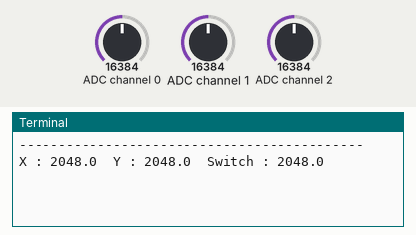
A program run on a simulated Raspberry Pi (header pin numbers). Parts: the last lines printed to the terminal. The inputs (shaded band) are chosen by the test bench; at power-on: ADC channel 0 = 16384, ADC channel 1 = 16384, ADC channel 2 = 16384 (analog values on the 0–32767 scale).

Above: at 1.2 s.
1.3 s: ADC channel 0 set to 22936
At 2.5 s:
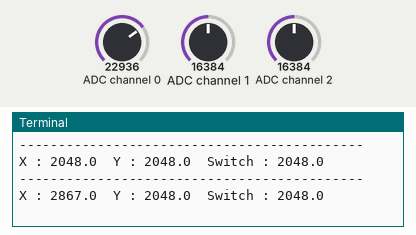
4.0 s: ADC channel 1 set to 22936
At 5.1 s:
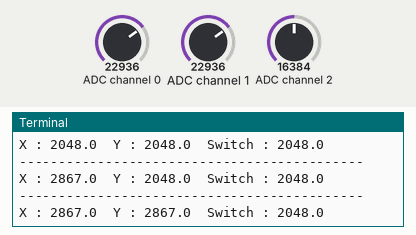
6.7 s: ADC channel 2 set to 22936
At 9.0 s:
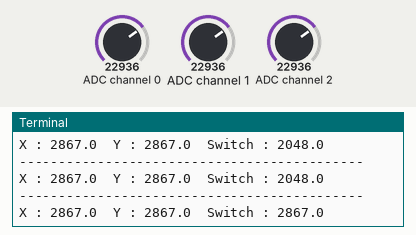
9.4 s: ADC channel 0 set to 28834
At 11.5 s:
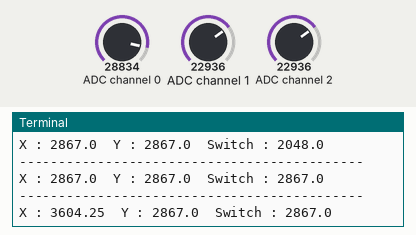
12.1 s: ADC channel 1 set to 28834
At 12.9 s:
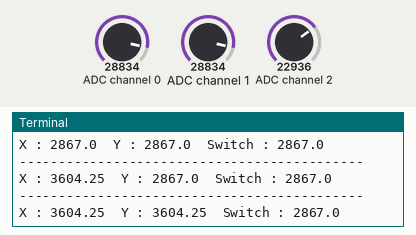
14.8 s: ADC channel 2 set to 28834
At 16.8 s:
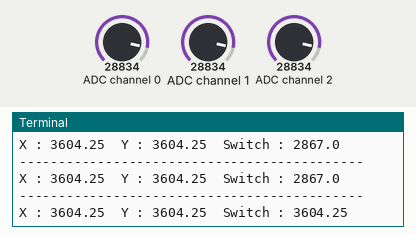
Timing chart, 0 to 18.3 s (numbered marks = the images above; inputs shaded):
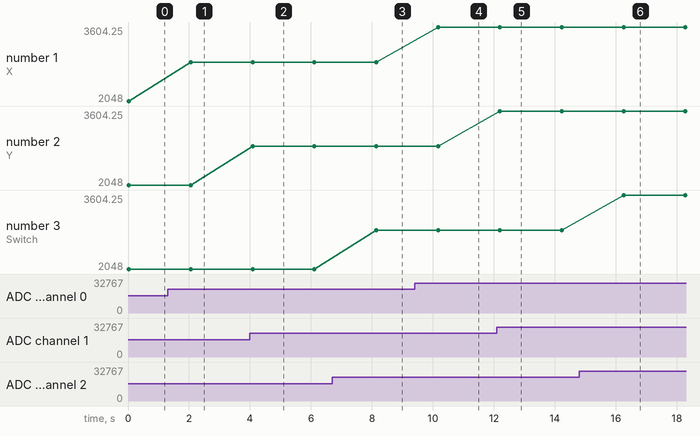

Measured:
- after the input at 1.3 s, the terminal: prints a new line after 0.76 s (image 1)
- after the input at 4.0 s, the terminal: prints a new line after 0.08 s (image 2)
- after the input at 6.7 s, the terminal: prints a new line after 1.4 s (image 3)
- after the input at 9.4 s, the terminal: prints a new line after 0.77 s (image 4)
- after the input at 12.1 s, the terminal: prints a new line after 0.10 s (image 5)
- after the input at 14.8 s, the terminal: prints a new line after 1.5 s (image 6)
- plotted number 1: 2048 → 2867 after the input at 1.3 s, 2867 → 3604.25 after the input at 9.4 s

The program:

joystick-ic2.py
```python
#usr!/bin/python
#Joystick-Test joystick-ic2.py

from Adafruit_ADS1x15 import ADS1x15
from time import sleep

import time, signal, sys, os
import RPi.GPIO as gpio
gpio.setmode(gpio.BOARD)
gpio.setwarnings(False)

delayTime = 2 #in Sekunden

# assigning the ADS1x15 ADC

ADS1015 = 0x00  # 12-bit ADC
ADS1115 = 0x01  # 16-bit

# choosing the amplifing gain
gain = 4096  # +/- 4.096V
# gain = 2048  # +/- 2.048V
# gain = 1024  # +/- 1.024V
# gain = 512   # +/- 0.512V
# gain = 256   # +/- 0.256V

# choosing the sampling rate
# sps = 8    # 8 Samples per second
# sps = 16   # 16 Samples per second
# sps = 32   # 32 Samples per second
sps = 64   # 64 Samples per second
# sps = 128  # 128 Samples per second
# sps = 250  # 250 Samples per second
# sps = 475  # 475 Samples per second
# sps = 860  # 860 Samples per second

# assigning the ADC-Channel (1-4)
adc_channel_0 = 0    # Channel 0
adc_channel_1 = 1    # Channel 1
adc_channel_2 = 2    # Channel 2
#adc_channel_3 = 3    # Channel 3 #is not needed.

# initialise ADC (ADS1115)
adc = ADS1x15(ic=ADS1115)
################################################################################

#Main

try:
        while True:
                #read values
                adc0 = adc.readADCSingleEnded(adc_channel_0, gain, sps)
                adc1 = adc.readADCSingleEnded(adc_channel_1, gain, sps)
                adc2 = adc.readADCSingleEnded(adc_channel_2, gain, sps)
                #adc3 = adc.readADCSingleEnded(adc_channel_3, gain, sps)

                #print to console
                print ("--------------------------------------------")
                print("X : {}  Y : {}  Switch : {}".format(adc0,adc1,adc2))

                time.sleep(delayTime)


except KeyboardInterrupt:
        gpio.cleanup()
```
